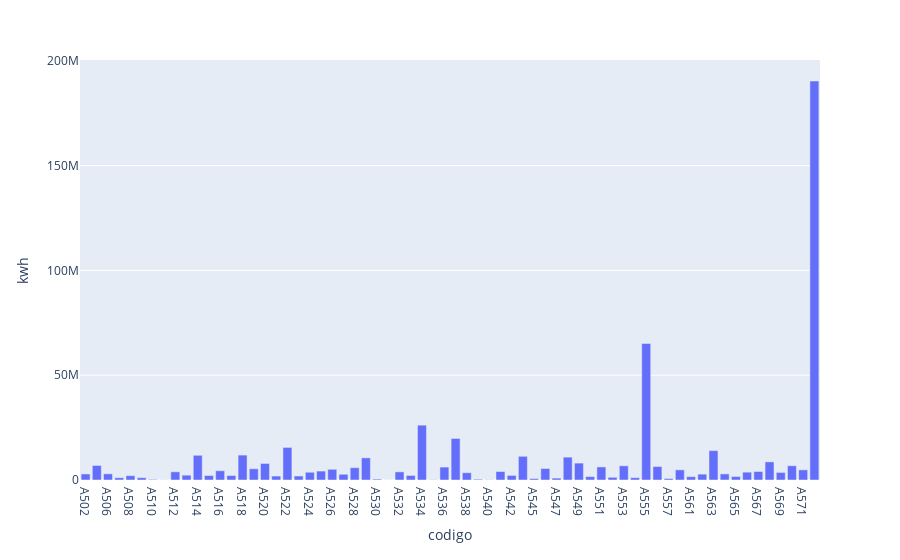

The code cell stored with this chart in its notebook:
### Code cell
planilha['Enercon'][['codigo','kwh']].plot(kind='bar', x='codigo', y='kwh')

### Figure 1 — Plotly figure (JSON) as saved in the notebook; plotly's stock layout.template omitted (floating-point values rounded to 4 significant figures)
{"data": [{"alignmentgroup": "True", "hovertemplate": "codigo=%{x}<br>kwh=%{y}<extra></extra>", "legendgroup": "", "marker": {"color": "#636efa", "pattern": {"shape": ""}}, "name": "", "offsetgroup": "", "orientation": "v", "showlegend": false, "textposition": "auto", "type": "bar", "x": ["A502", "A505", "A506", "A507", "A508", "A509", "A510", "A511", "A512", "A513", "A514", "A515", "A516", "A517", "A518", "A519", "A520", "A521", "A522", "A523", "A524", "A525", "A526", "A527", "A528", "A529", "A530", "A531", "A532", "A533", "A534", "A535", "A536", "A537", "A538", "A539", "A540", "A541", "A542", "A544", "A545", "A546", "A547", "A548", "A549", "A550", "A551", "A552", "A553", "A554", "A555", "A556", "A557", "A559", "A561", "A562", "A563", "A564", "A565", "A566", "A567", "A568", "A569", "A570", "A571", "F501"], "xaxis": "x", "y": [2881000.0, 6936000.0, 2963000.0, 1081000.0, 2059000.0, 1106000.0, 286600.0, 56630.0, 3915000.0, 2311000.0, 11790000.0, 2132000.0, 4405000.0, 2137000.0, 11890000.0, 5360000.0, 7895000.0, 1889000.0, 15550000.0, 1899000.0, 3700000.0, 4261000.0, 5112000.0, 2734000.0, 5874000.0, 10560000.0, 431900.0, 37820.0, 3876000.0, 2178000.0, 26170000.0, 109100.0, 6171000.0, 19810000.0, 3470000.0, 371600.0, 96180.0, 4050000.0, 2184000.0, 11310000.0, 667300.0, 5485000.0, 896900.0, 10910000.0, 8063000.0, 1624000.0, 6243000.0, 1287000.0, 6774000.0, 1108000.0, 65140000.0, 6422000.0, 691600.0, 4853000.0, 1599000.0, 2802000.0, 14030000.0, 2911000.0, 1676000.0, 3744000.0, 4045000.0, 8653000.0, 3614000.0, 6808000.0, 4834000.0, 190400000.0], "yaxis": "y"}], "layout": {"barmode": "relative", "legend": {"tracegroupgap": 0}, "margin": {"t": 60}, "xaxis": {"anchor": "y", "domain": [0, 1], "title": {"text": "codigo"}}, "yaxis": {"anchor": "x", "domain": [0, 1], "title": {"text": "kwh"}}}}
